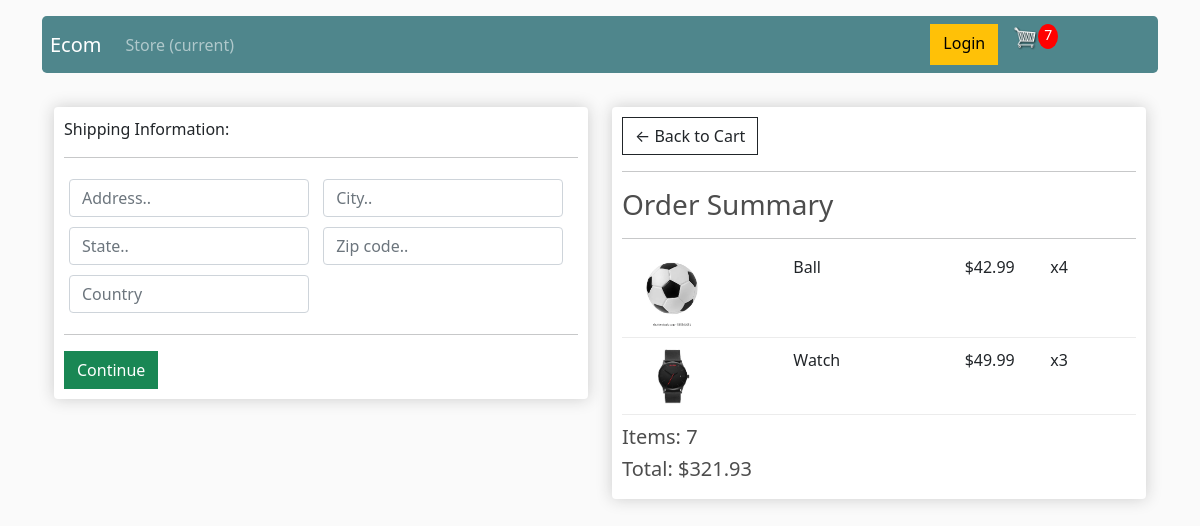
The page /checkout/ (signed in) on the database its author committed.
### store/models.py (models this page shows, shortened)
class Order(models.Model):
    customer = models.ForeignKey(Customer,on_delete=models.SET_NULL,null=True,blank=True)
    order_date = models.DateTimeField(auto_now_add=True)
    complete = models.BooleanField(default=False)
    @property
    def get_total_count(self):
        total = sum(item.quantity for item in self.orderitems.all())
        return total
    @property
    def get_total_price(self):
        total = sum(item.get_total for item in self.orderitems.all())
        return total

class OrderItem(models.Model):
    order = models.ForeignKey(Order,on_delete=models.SET_NULL,related_name='orderitems',null=True)
    product = models.ForeignKey(Product,on_delete=models.SET_NULL,null=True)
    quantity = models.IntegerField(default=0,null=True,blank=True)
    date_added = models.DateTimeField(auto_now_add=True)
    @property
    def get_total(self):
        return self.quantity*self.product.price

class Product(models.Model):
    CATEGORY_CHOICES = (
        ('sport','Sport'),
        ('telephone','Telephone & Accessories'),
        ('computer','Computer & Office'),
        ('furniture','Furniture'),
        ('shoes','Shoes'),
        ('jewellery','Jewellery & Watches')
    )
    category = models.CharField(max_length=50,choices=CATEGORY_CHOICES)
    name = models.CharField(max_length=255)
    description = models.TextField(blank=True, null=True)
    image = models.ImageField(null=True, blank=True)
    price = models.FloatField()
    @property
    def imageURL(self):
        try:
            url = self.image.url
        except:
            url = ''
        return url

### store/views.py (the view)
# urls.py: path('checkout/',views.checkout,name='checkout'),
def checkout(request):
    order,created = Order.objects.get_or_create(customer=request.user.customer,complete=False)
    context={
       'order':order
    }
    return render(request,'store/checkout.html',context)

### templates/store/checkout.html (shortened to what this page needs)
{% extends 'store/base.html' %}
{% load static %}
{% block content %}
     <div class="row">
		<div class="col-lg-6">
			<div class="box-element" id="form-wrapper">
				 <form id="form" method="POST" action="/complete/">
					<div id="shipping-info">
						<p>Shipping Information:</p>
						<hr>
						<div class="form-field">
							<input id="addressInp" class="form-control" type="text" name="address" placeholder="Address..">
						</div>
						<div class="form-field">
							<input class="form-control" id="cityInp" type="text" name="city" placeholder="City..">
						</div>
						<div class="form-field">
							<input class="form-control" id="stateInp" type="text" name="state" placeholder="State..">
						</div>
						<div class="form-field">
							<input id="zipCodeInp" class="form-control" type="text" name="zipcode" placeholder="Zip code..">
						</div>
						<div class="form-field">
							<input class="form-control" id="countryInp" type="text" name="country" placeholder="Country">
						</div>
					</div>
					<hr>
					<button id="form-button" class="btn btn-success btn-block" type="submit">Continue</button>
				</form>
			</div>
		</div>
		<div class="col-lg-6">
			<div class="box-element">
				<a  class="btn btn-outline-dark" href="{% url 'cart' %}">&#x2190; Back to Cart</a>
				<hr>
				<h3>Order Summary</h3>
				<hr>
				{% for item in order.orderitems.all %}
				<div class="cart-row">
					<div style="flex:2"><img class="row-image" src="{{item.product.imageURL}}"></div>
					<div style="flex:2"><p>{{item.product.name}}</p></div>
					<div style="flex:1"><p>${{item.product.price|floatformat:2}}</p></div>
					<div style="flex:1"><p>x{{item.quantity}}</p></div>
				</div>
				{% endfor %}
				<h5>Items:   {{order.get_total_count}}</h5>
				<h5>Total:   ${{order.get_total_price|floatformat:2}}</h5>
			</div>
		</div>
	</div>
    {% endblock %}

### templates/store/base.html (shortened to what this page needs)
<!DOCTYPE html>
{% load static %}
<html lang="en">
<head>
    <link href="https://cdn.jsdelivr.net/npm/bootstrap@5.1.3/dist/css/bootstrap.min.css" rel="stylesheet">
    <link rel="stylesheet" href="{% static 'css/style.css' %}">
</head>
<body>
	<div class="container">
    <nav class="navbar navbar-expand-lg navbar-dark bg-dark  rounded-3 p-2 sticky-top mt-3">
      <a class="navbar-brand" href="">Ecom</a>
      <div class="collapse navbar-collapse" id="navbarSupportedContent">
        <ul class="navbar-nav mr-auto">
          <li class="nav-item active">
            <a class="nav-link" href="">Store <span class="sr-only">(current)</span></a>
          </li>
        </ul>
        <div class="offset-8 d-flex flex-row">
           <a href=""class="btn btn-warning">Login</a>
          <a href="{% url 'cart' %}">
            <img  id="cart-icon" src="{% static 'images/cart.png' %}">
          </a>
          <p id="cart-total">{{order.get_total_count}}</p>
        </div>
      </div>
    </nav>
       <div class="container">
              <br>
              {% block content %}
              {% endblock content %}
           </div>
  </div>
  </body>
</html>

### static/css/style.css (style rules this page uses)
body { background-color: hsl(0, 0%, 98%); }
h1,h2,h3,h4,h5,h6 { color:hsl(0, 0%, 30%); }
.box-element { box-shadow:hsl(0, 0%, 80%) 0 0 16px; background-color: #fff; border-radius: 4px; padding: 10px; }
.bg-dark { background-color: #4f868c!important; }
#cart-icon { width:25px; display: inline-block; margin-left: 15px; }
#cart-total { display: block; text-align: center; color:#fff; background-color: red; width: 20px; height: 25px; border-radius: 50%; font-size: 14px; }
.col-lg-4, .col-lg-6, .col-lg-8, .col-lg-12 { margin-top: 10px; }
.btn { border-radius: 0; }
.row-image { width: 100px; }
.form-field { width:250px; display: inline-block; padding: 5px; }
.cart-row { display: flex; align-items: flex-stretch; padding-bottom: 10px; margin-bottom: 10px; border-bottom: 1px solid #ececec; }

### rows shown on the page
Order: get_total_count "7", get_total_price "321.93"
OrderItem: product.imageURL (picture), product.name "Ball", product.price "42.99", quantity "4"
OrderItem: product.imageURL (picture), product.name "Watch", product.price "49.99", quantity "3"
